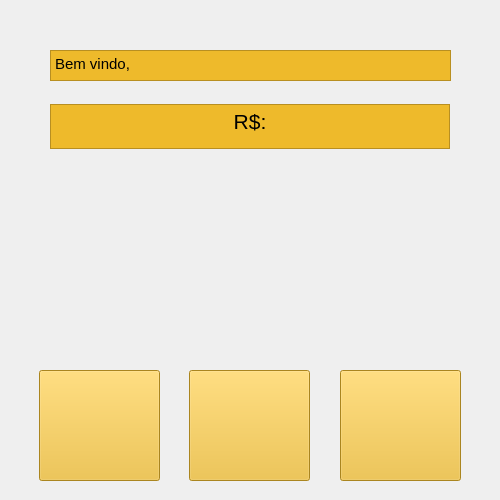
<?xml version="1.0" encoding="UTF-8"?>
<ui version="4.0">
 <class>MainWindow</class>
 <widget class="QMainWindow" name="MainWindow">
  <property name="geometry">
   <rect>
    <x>0</x>
    <y>0</y>
    <width>500</width>
    <height>500</height>
   </rect>
  </property>
  <property name="maximumSize">
   <size>
    <width>500</width>
    <height>500</height>
   </size>
  </property>
  <property name="windowTitle">
   <string>Banco Assemble</string>
  </property>
  <widget class="QWidget" name="centralwidget">
   <widget class="QLabel" name="label">
    <property name="geometry">
     <rect>
      <x>0</x>
      <y>0</y>
      <width>501</width>
      <height>511</height>
     </rect>
    </property>
    <property name="styleSheet">
     <string notr="true">background-image: url(:/InternalMenu/InternalMenu.png);</string>
    </property>
    <property name="text">
     <string/>
    </property>
   </widget>
   <widget class="QTextBrowser" name="nametext">
    <property name="geometry">
     <rect>
      <x>50</x>
      <y>50</y>
      <width>401</width>
      <height>31</height>
     </rect>
    </property>
    <property name="styleSheet">
     <string notr="true">background-color: rgb(238, 186, 43);</string>
    </property>
    <property name="html">
     <string>&lt;!DOCTYPE HTML PUBLIC &quot;-//W3C//DTD HTML 4.0//EN&quot; &quot;http://www.w3.org/TR/REC-html40/strict.dtd&quot;&gt;
&lt;html&gt;&lt;head&gt;&lt;meta name=&quot;qrichtext&quot; content=&quot;1&quot; /&gt;&lt;meta charset=&quot;utf-8&quot; /&gt;&lt;style type=&quot;text/css&quot;&gt;
p, li { white-space: pre-wrap; }
&lt;/style&gt;&lt;/head&gt;&lt;body style=&quot; font-family:'Segoe UI'; font-size:9pt; font-weight:400; font-style:normal;&quot;&gt;
&lt;p style=&quot; margin-top:0px; margin-bottom:0px; margin-left:0px; margin-right:0px; -qt-block-indent:0; text-indent:0px;&quot;&gt;&lt;span style=&quot; font-size:11pt;&quot;&gt;Bem vindo, &lt;/span&gt;&lt;/p&gt;&lt;/body&gt;&lt;/html&gt;</string>
    </property>
   </widget>
   <widget class="QTextBrowser" name="balancetext">
    <property name="geometry">
     <rect>
      <x>50</x>
      <y>104</y>
      <width>400</width>
      <height>45</height>
     </rect>
    </property>
    <property name="styleSheet">
     <string notr="true">background-color: rgb(238, 186, 43);</string>
    </property>
    <property name="html">
     <string>&lt;!DOCTYPE HTML PUBLIC &quot;-//W3C//DTD HTML 4.0//EN&quot; &quot;http://www.w3.org/TR/REC-html40/strict.dtd&quot;&gt;
&lt;html&gt;&lt;head&gt;&lt;meta name=&quot;qrichtext&quot; content=&quot;1&quot; /&gt;&lt;meta charset=&quot;utf-8&quot; /&gt;&lt;style type=&quot;text/css&quot;&gt;
p, li { white-space: pre-wrap; }
&lt;/style&gt;&lt;/head&gt;&lt;body style=&quot; font-family:'Segoe UI'; font-size:9pt; font-weight:400; font-style:normal;&quot;&gt;
&lt;p align=&quot;center&quot; style=&quot; margin-top:0px; margin-bottom:0px; margin-left:0px; margin-right:0px; -qt-block-indent:0; text-indent:0px;&quot;&gt;&lt;span style=&quot; font-size:16pt;&quot;&gt;R$:&lt;/span&gt;&lt;/p&gt;&lt;/body&gt;&lt;/html&gt;</string>
    </property>
   </widget>
   <widget class="QPushButton" name="withdrawbutton">
    <property name="geometry">
     <rect>
      <x>39</x>
      <y>370</y>
      <width>121</width>
      <height>111</height>
     </rect>
    </property>
    <property name="styleSheet">
     <string notr="true">background-color: rgb(238, 186, 43);
background-image: url(:/InternalMenu/Withdrawbutton.png);</string>
    </property>
    <property name="text">
     <string/>
    </property>
   </widget>
   <widget class="QPushButton" name="depositbutton">
    <property name="geometry">
     <rect>
      <x>189</x>
      <y>370</y>
      <width>121</width>
      <height>111</height>
     </rect>
    </property>
    <property name="styleSheet">
     <string notr="true">background-color: rgb(238, 186, 43);
background-image: url(:/InternalMenu/depositbutton.png);</string>
    </property>
    <property name="text">
     <string/>
    </property>
   </widget>
   <widget class="QPushButton" name="extractbutton">
    <property name="geometry">
     <rect>
      <x>340</x>
      <y>370</y>
      <width>121</width>
      <height>111</height>
     </rect>
    </property>
    <property name="styleSheet">
     <string notr="true">background-color: rgb(238, 186, 43);
background-image: url(:/InternalMenu/ExtractButton.png);</string>
    </property>
    <property name="text">
     <string/>
    </property>
   </widget>
  </widget>
 </widget>
 <resources>
  <include location="Images/Path.qrc"/>
 </resources>
 <connections/>
</ui>
